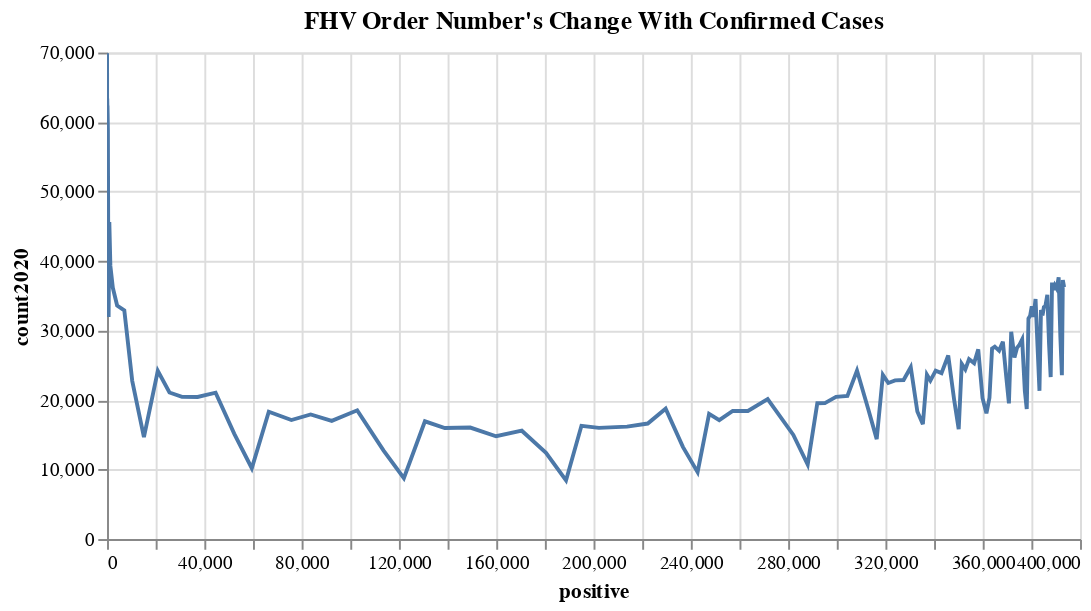

Notebook code for this chart:
### Code cell
alt.Chart(fhv_2020_covid, title="FHV Order Number's Change With Confirmed Cases").mark_line().encode(
    x=alt.X("positive:Q"),
    y="count2020:Q",
    tooltip=list(fhv_2020_covid.columns)
).properties(
    width=500,
    height=250
).interactive()

### Figure 1 — Vega-Lite specification as saved in the notebook (floating-point values rounded to 4 significant figures)
{"config": {"view": {"continuousWidth": 400, "continuousHeight": 300}}, "data": {"name": "data-33af0f936c53148784758924240506a1"}, "mark": "line", "encoding": {"tooltip": [{"type": "nominal", "field": "date2020"}, {"type": "quantitative", "field": "count2020"}, {"type": "quantitative", "field": "positive"}], "x": {"type": "quantitative", "field": "positive"}, "y": {"type": "quantitative", "field": "count2020"}}, "height": 250, "selection": {"selector003": {"type": "interval", "bind": "scales", "encodings": ["x", "y"]}}, "title": "FHV Order Number's Change With Confirmed Cases", "width": 500, "$schema": "https://vega.github.io/schema/vega-lite/v4.8.1.json", "datasets": {"data-33af0f936c53148784758924240506a1": [{"date2020": "2020-03-01", "count2020": 44800, "positive": 0}, {"date2020": "2020-03-02", "count2020": 65168, "positive": 0}, {"date2020": "2020-03-03", "count2020": 68632, "positive": 1}, {"date2020": "2020-03-04", "count2020": 69476, "positive": 1}, {"date2020": "2020-03-05", "count2020": 69880, "positive": 3}, {"date2020": "2020-03-06", "count2020": 67153, "positive": 25}, {"date2020": "2020-03-07", "count2020": 50052, "positive": 36}, {"date2020": "2020-03-08", "count2020": 42517, "positive": 60}, {"date2020": "2020-03-09", "count2020": 63384, "positive": 88}, {"date2020": "2020-03-10", "count2020": 61867, "positive": 151}, {"date2020": "2020-03-11", "count2020": 62381, "positive": 195}, {"date2020": "2020-03-12", "count2020": 61250, "positive": 251}, {"date2020": "2020-03-13", "count2020": 58889, "positive": 353}, {"date2020": "2020-03-14", "count2020": 40668, "positive": 517}, {"date2020": "2020-03-15", "count2020": 31959, "positive": 648}, {"date2020": "2020-03-16", "count2020": 45625, "positive": 942}, {"date2020": "2020-03-17", "count2020": 39302, "positive": 1374}, {"date2020": "2020-03-18", "count2020": 36151, "positive": 2383}, {"date2020": "2020-03-19", "count2020": 33596, "positive": 4152}, {"date2020": "2020-03-20", "count2020": 32910, "positive": 7102}, {"date2020": "2020-03-21", "count2020": 22765, "positive": 10356}, {"date2020": "2020-03-22", "count2020": 14668, "positive": 15168}, {"date2020": "2020-03-23", "count2020": 24204, "positive": 20875}, {"date2020": "2020-03-24", "count2020": 21090, "positive": 25665}, {"date2020": "2020-03-25", "count2020": 20451, "positive": 30810}, {"date2020": "2020-03-26", "count2020": 20442, "positive": 37258}, {"date2020": "2020-03-27", "count2020": 21060, "positive": 44637}, {"date2020": "2020-03-28", "count2020": 15132, "positive": 52318}, {"date2020": "2020-03-29", "count2020": 10186, "positive": 59513}, {"date2020": "2020-03-30", "count2020": 18325, "positive": 66497}, {"date2020": "2020-03-31", "count2020": 17125, "positive": 75795}, {"date2020": "2020-04-01", "count2020": 17926, "positive": 83712}, {"date2020": "2020-04-02", "count2020": 16999, "positive": 92381}, {"date2020": "2020-04-03", "count2020": 18522, "positive": 102863}, {"date2020": "2020-04-04", "count2020": 12732, "positive": 113704}, {"date2020": "2020-04-05", "count2020": 8747, "positive": 122031}, {"date2020": "2020-04-06", "count2020": 16942, "positive": 130689}, {"date2020": "2020-04-07", "count2020": 15978, "positive": 138863}, {"date2020": "2020-04-08", "count2020": 16043, "positive": 149316}, {"date2020": "2020-04-09", "count2020": 14787, "positive": 159937}, {"date2020": "2020-04-10", "count2020": 15590, "positive": 170512}, {"date2020": "2020-04-11", "count2020": 12411, "positive": 180458}, {"date2020": "2020-04-12", "count2020": 8436, "positive": 188694}, {"date2020": "2020-04-13", "count2020": 16288, "positive": 195031}, {"date2020": "2020-04-14", "count2020": 16002, "positive": 202208}, {"date2020": "2020-04-15", "count2020": 16177, "positive": 213779}, {"date2020": "2020-04-16", "count2020": 16618, "positive": 222284}, {"date2020": "2020-04-17", "count2020": 18758, "positive": 229642}, {"date2020": "2020-04-18", "count2020": 13264, "positive": 236732}, {"date2020": "2020-04-19", "count2020": 9626, "positive": 242786}, {"date2020": "2020-04-20", "count2020": 18022, "positive": 247512}, {"date2020": "2020-04-21", "count2020": 17103, "positive": 251690}, {"date2020": "2020-04-22", "count2020": 18436, "positive": 257216}, {"date2020": "2020-04-23", "count2020": 18425, "positive": 263460}, {"date2020": "2020-04-24", "count2020": 20122, "positive": 271590}, {"date2020": "2020-04-25", "count2020": 14988, "positive": 282143}, {"date2020": "2020-04-26", "count2020": 10703, "positive": 288045}, {"date2020": "2020-04-27", "count2020": 19543, "positive": 291996}, {"date2020": "2020-04-28", "count2020": 19553, "positive": 295106}, {"date2020": "2020-04-29", "count2020": 20449, "positive": 299691}, {"date2020": "2020-04-30", "count2020": 20590, "positive": 304372}, {"date2020": "2020-05-01", "count2020": 24246, "positive": 308314}, {"date2020": "2020-05-02", "count2020": 18639, "positive": 312977}, {"date2020": "2020-05-03", "count2020": 14377, "positive": 316415}, {"date2020": "2020-05-04", "count2020": 23615, "positive": 318953}, {"date2020": "2020-05-05", "count2020": 22456, "positive": 321192}, {"date2020": "2020-05-06", "count2020": 22825, "positive": 323978}, {"date2020": "2020-05-07", "count2020": 22875, "positive": 327469}, {"date2020": "2020-05-08", "count2020": 24714, "positive": 330407}, {"date2020": "2020-05-09", "count2020": 18349, "positive": 333122}, {"date2020": "2020-05-10", "count2020": 16535, "positive": 335395}, {"date2020": "2020-05-11", "count2020": 23643, "positive": 337055}, {"date2020": "2020-05-12", "count2020": 22798, "positive": 338485}, {"date2020": "2020-05-13", "count2020": 24229, "positive": 340661}, {"date2020": "2020-05-14", "count2020": 23881, "positive": 343051}, {"date2020": "2020-05-15", "count2020": 26425, "positive": 345813}, {"date2020": "2020-05-16", "count2020": 20094, "positive": 348232}, {"date2020": "2020-05-17", "count2020": 15821, "positive": 350121}, {"date2020": "2020-05-18", "count2020": 25199, "positive": 351371}, {"date2020": "2020-05-19", "count2020": 24410, "positive": 352845}, {"date2020": "2020-05-20", "count2020": 25883, "positive": 354370}, {"date2020": "2020-05-21", "count2020": 25312, "positive": 356458}, {"date2020": "2020-05-22", "count2020": 27286, "positive": 358154}, {"date2020": "2020-05-23", "count2020": 20273, "positive": 359926}, {"date2020": "2020-05-24", "count2020": 18086, "positive": 361515}, {"date2020": "2020-05-25", "count2020": 20318, "positive": 362764}, {"date2020": "2020-05-26", "count2020": 27400, "positive": 363836}, {"date2020": "2020-05-27", "count2020": 27684, "positive": 364965}, {"date2020": "2020-05-28", "count2020": 27110, "positive": 366733}, {"date2020": "2020-05-29", "count2020": 28379, "positive": 368284}, {"date2020": "2020-05-30", "count2020": 23392, "positive": 369660}, {"date2020": "2020-05-31", "count2020": 19524, "positive": 370770}, {"date2020": "2020-06-01", "count2020": 29834, "positive": 371711}, {"date2020": "2020-06-02", "count2020": 26118, "positive": 373040}, {"date2020": "2020-06-03", "count2020": 27505, "positive": 374085}, {"date2020": "2020-06-04", "count2020": 27979, "positive": 375133}, {"date2020": "2020-06-05", "count2020": 28727, "positive": 376208}, {"date2020": "2020-06-06", "count2020": 21305, "positive": 377316}, {"date2020": "2020-06-07", "count2020": 18722, "positive": 378097}, {"date2020": "2020-06-08", "count2020": 31724, "positive": 378799}, {"date2020": "2020-06-09", "count2020": 32110, "positive": 379482}, {"date2020": "2020-06-10", "count2020": 33479, "positive": 380156}, {"date2020": "2020-06-11", "count2020": 31975, "positive": 380892}, {"date2020": "2020-06-12", "count2020": 34528, "positive": 381714}, {"date2020": "2020-06-13", "count2020": 26921, "positive": 382630}, {"date2020": "2020-06-14", "count2020": 21329, "positive": 383324}, {"date2020": "2020-06-15", "count2020": 32966, "positive": 383944}, {"date2020": "2020-06-16", "count2020": 32161, "positive": 384575}, {"date2020": "2020-06-17", "count2020": 33368, "positive": 385142}, {"date2020": "2020-06-18", "count2020": 33532, "positive": 385760}, {"date2020": "2020-06-19", "count2020": 35125, "positive": 386556}, {"date2020": "2020-06-20", "count2020": 28054, "positive": 387272}, {"date2020": "2020-06-21", "count2020": 23302, "positive": 387936}, {"date2020": "2020-06-22", "count2020": 36900, "positive": 388488}, {"date2020": "2020-06-23", "count2020": 35850, "positive": 389085}, {"date2020": "2020-06-24", "count2020": 36509, "positive": 389666}, {"date2020": "2020-06-25", "count2020": 36050, "positive": 390415}, {"date2020": "2020-06-26", "count2020": 37655, "positive": 391220}, {"date2020": "2020-06-27", "count2020": 29040, "positive": 391923}, {"date2020": "2020-06-28", "count2020": 23562, "positive": 392539}, {"date2020": "2020-06-29", "count2020": 37264, "positive": 392930}, {"date2020": "2020-06-30", "count2020": 36260, "positive": 393454}]}}
